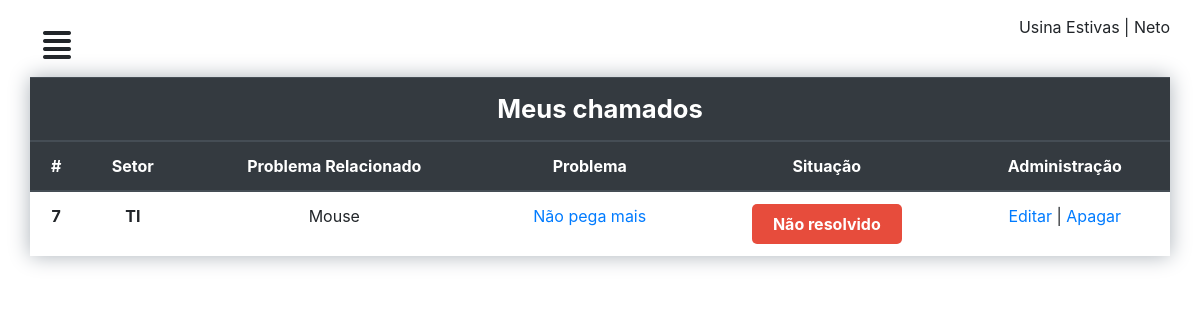
/perfil/ (signed in), run on an earlier commit of the app's database.
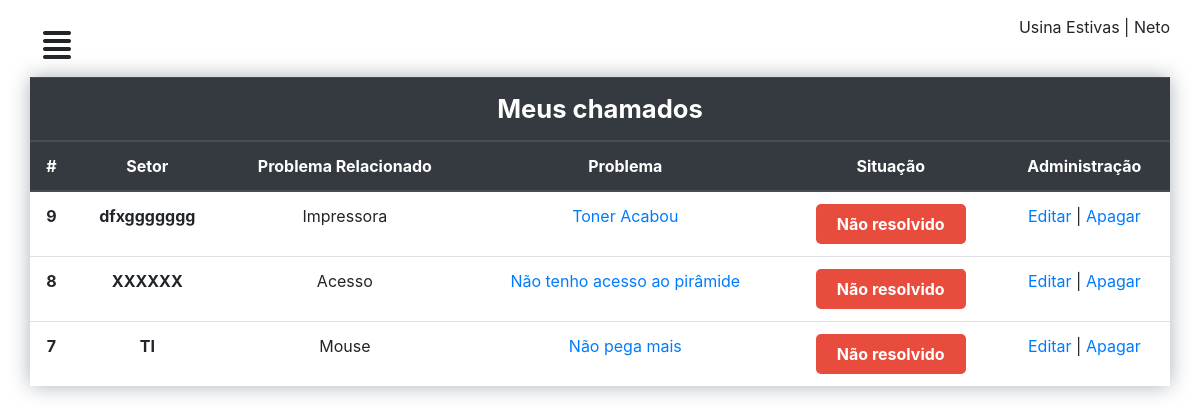
And on a later commit of the database.
### chamados/models.py (models this page shows)
class Chamado(models.Model):
	setor = models.CharField('Setor', max_length=50)
	problema = models.TextField('problema')
	situacao = models.IntegerField('situacao', default=1)
	user = models.ForeignKey(CustomUser, on_delete=models.CASCADE)
	relacao = models.ForeignKey(ProblemaRelacionado, on_delete=models.CASCADE)

class ProblemaRelacionado(models.Model):
	relacao = models.CharField('problema relacionado', max_length=50)
	def __str__(self):
		return self.relacao

### chamados/views.py (the view)
# urls.py: path('perfil/', perfil, name="perfil"),
@login_required
def perfil(request):
	chamados = Chamado.objects.filter(user=request.user).order_by('-id')
	contexto = {
	'lista_chamado': chamados
	}
	return render(request, 'dashboard/chamados.html', contexto)

### chamados/templates/dashboard/chamados.html (shortened to what this page needs)
{% extends "dashboard/baseperfil.html" %}
{% load static %}
{% block title %}
<link rel="stylesheet" type="text/css" href="{% static 'css/mycall.css' %}" />
{% endblock %}
{% block conteudo %}
<div id="mycall">
  <div class="row">
    <div class="col-12">
	<table class="table">
    <thead class="thead-dark">
      <tr>
        <th class="titleTable" colspan="6" scope="col">Meus chamados</th>
      </tr>
    </thead>
    <thead class="thead-dark">
      <tr>
        <th scope="col">#</th>
        <th scope="col">Setor</th>
        <th scope="col">Problema Relacionado</th>
        <th scope="col">Problema</th>
        <th scope="col">Situação</th>
        <th scope="col">Administração</th>
      </tr>
    </thead>
    <tbody>
      <tr>
        {% for chamado in lista_chamado %}
        <th scope="row">{{chamado.id}}</th>
        <th scope="row">{{chamado.setor}}</th>
        <td >{{chamado.relacao}}</td>
        <td ><a href="#">{{chamado.problema}}</a></td>
        <td > {% if chamado.situacao == 1 %} <span class="open"> Não resolvido </span> {% elif chamado.situacao == 2 %}<span class="progressCall"> Em andamento </span> {% else %} <span class="completed">Resolvido </span>{% endif %}</td>
        <td><a href="{% url 'editar' chamado.id %}">Editar</a> | <a href="{% url 'apagar' chamado.id %}">Apagar</a></td>
      </tr>
{% endfor %}
{% endblock %}

What changed in the data, as far as the page shows it:
added Chamado: id "9", setor "dfxggggggg", relacao "Impressora", problema "Toner Acabou", situacao "Não resolvido"
added Chamado: id "8", setor "XXXXXX", relacao "Acesso", problema "Não tenho acesso ao pirâmide", situacao "Não resolvido"
